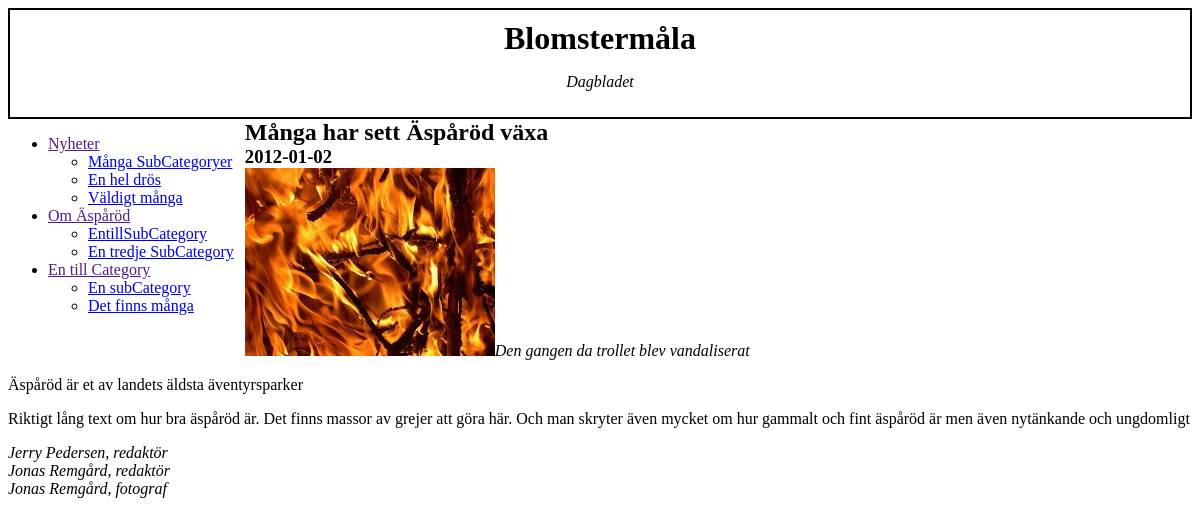
Screenshot of /webbartikel.php?ArtID=3 with the database file from the repository.
### tables this page shows
create table Sub_Category
(SubCategoryID     int NOT NULL,
 SubCategoryname	varchar(50),
 CategoryID			int NOT NULL,
 primary key (SubCategoryID),
 foreign key (CategoryID) references Category(CategoryID));

create table Category
(CategoryID     int NOT NULL,
 Categoryname	varchar(50),
 primary key (CategoryID));

create table Article
(Title			varchar(100),
 Preamble     		varchar(200),
 Content     		text,
 Date			date,
 ArticleID		int NOT NULL,
 SubCategoryID	int NOT NULL,
 primary key (ArticleID),
 foreign key (SubCategoryID) references Sub_Category(SubCategoryID));

create table Picture_Article_Relation
(ArticleID		int,
PictureID			int,
PictureText		varchar(200),
primary key (ArticleID, PictureID),
foreign key (ArticleID) references Article(ArticleID),
foreign key (PictureID) references Picture(PictureID));

create table Picture
(Height		int,
Width		int,
AltText		varchar(100),
PictureID		int,
UserID	int,
Address		varchar(100),
primary key (PictureID),
foreign key (UserID) references User(UserID));

create table User 
(UserID	     int NOT NULL,
 Name	     	varchar(30),
 Email	     	varchar(50),
 Password	varchar(20),
 Moderator	boolean,
 primary key(UserID));

### webbartikel.php (the view, shortened to what this page needs)
<?php
  include('db.php');
?>
<!DOCTYPE html>
<html>
  <head>
    <link type="text/css" rel="stylesheet" href="blad.css" />
  </head>
	<body>
	<div id="toplogo">
		<h1>Blomstermåla</h1>
		<p>Dagbladet</p>
	</div>
	<div id="lnav">
	<?php
    $sql = "select Categoryname, SubCategoryname, SubCategoryID from Category inner join Sub_Category on Sub_Category.CategoryID=Category.CategoryID order by Category.CategoryID";
    $result = mysqli_query($link, $sql);
    $owner = "";
    echo("<ul>\n");
    while ($row = mysqli_fetch_array($result))
    {
    	if (($row[0]!=$owner) && ($owner!="")){
    			echo("\t</ul>\n</li>\n");
    		}
    	if ($row[0]!=$owner){
    		echo('<li><a href="">'.$row[0]."</a>\n\t<ul>\n");
    		$owner=$row[0];
    	}
    	echo('<li><a href="index.php?cat='.$row[2].'">'.$row[1].'</a></li>');
    }
    echo("\t</ul>\n</li>\n");
    echo("</ul>\n");
  ?>
  </div>
	<div id="article">
		<?php
$ArtID = $_GET['ArtID'];
$sql = "select Article.ArticleID, Article.Title, Article.Preamble, Article.Content, Article.Date from Article where ArticleID='$ArtID'";
$result = mysqli_query($link, $sql);
$row = mysqli_fetch_array($result);
$sql = "select Picture_Article_Relation.PictureID, Picture_Article_Relation.PictureText, Picture.AltText, Picture.Address, User.Name from Picture_Article_Relation left join Picture on Picture_Article_Relation.PictureID=Picture.PictureID left join User on Picture.UserID=User.UserID where ArticleID='$ArtID'";
$result = mysqli_query($link, $sql);
$row1 = mysqli_fetch_array($result);
echo('<h2>'.$row[1].'</h2>');
echo('<h3>'.$row[4].'</h3>');
echo('<div class="Picturefloat">');
echo('<img src="'.$row1[3].'" alt="'.$row1[2].'" />');
echo('<cite>'.$row1[1].'</cite>');
echo('</div>');
echo('<p class"Preamble">'.$row[2].'</p><p>'.$row[3].'</p>');
$sql = "select Owner.UserID, User.Name from Owner left join User on Owner.UserID=User.UserID where ArticleID='$ArtID'";
$result = mysqli_query($link, $sql);
while ($row2 = mysqli_fetch_array($result))
{
echo('<address>'.$row2[1].', redaktör</address>');
}
if ($row1 == null)
{
}
else
{
echo('<address>'.$row1[4].', fotograf</address>');
}
?>
	</div>
	</body>
</html>

### blad.css (style rules this page uses)
h1, h2, h3, h4 { margin: 0px; }
#toplogo { border: solid black 2px; padding: 10px; text-align: center; }
#toplogo p { font-style: italic; }
#lnav { float: left; width: 20%; }

### rows the page displays
sub_category: CategoryID.Categoryname "Nyheter", SubCategoryname "Många SubCategoryer"
sub_category: SubCategoryname "En hel drös"
sub_category: SubCategoryname "Väldigt många"
sub_category: CategoryID.Categoryname "Om Äspåröd", SubCategoryname "EntillSubCategory"
sub_category: SubCategoryname "En tredje SubCategory"
sub_category: CategoryID.Categoryname "En till Category", SubCategoryname "En subCategory"
sub_category: SubCategoryname "Det finns många"
article: Title "Många har sett Äspåröd växa", Date "2012-01-02", Preamble "Äspåröd är et av landets äldsta äventyrsparker", Content "Riktigt lång text om hur bra äspåröd är. Det finns massor av grejer att göra här. Och man skryter även mycket om hur gammalt och fint äspåröd är men även nytänkande och ungdomligt"
picture_article_relation: PictureID.Address (picture), PictureText "Den gangen da trollet blev vandaliserat", user.Name "Jonas Remgård"

### other values shown
$row2[1] "Jerry Pedersen"
$row2[1] "Jonas Remgård"
